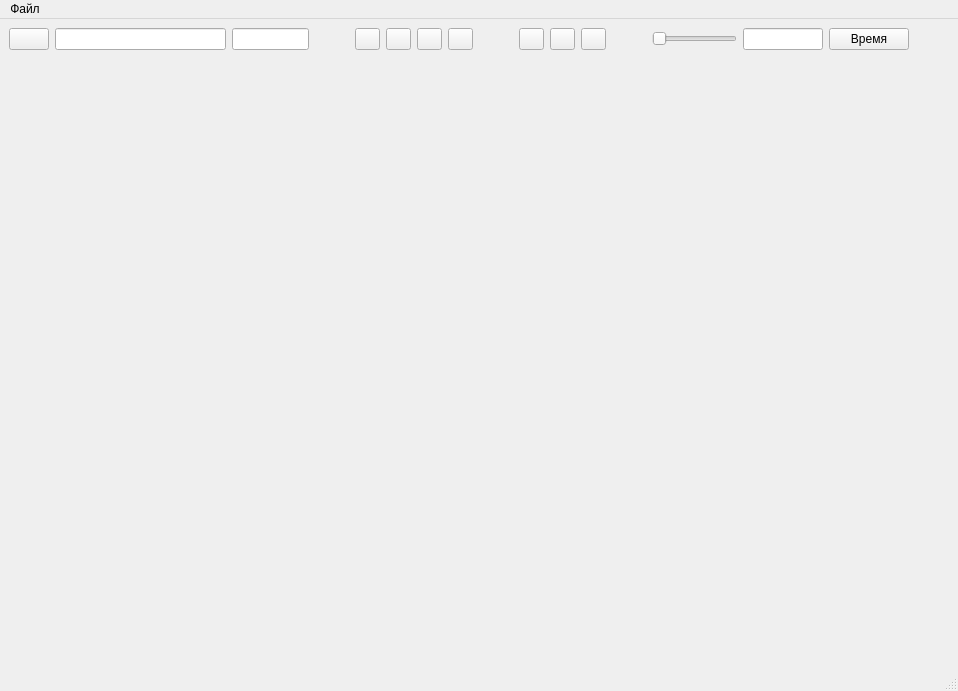
<?xml version="1.0" encoding="UTF-8"?>
<ui version="4.0">
 <class>QTrends</class>
 <widget class="QMainWindow" name="QTrends">
  <property name="geometry">
   <rect>
    <x>0</x>
    <y>0</y>
    <width>958</width>
    <height>691</height>
   </rect>
  </property>
  <property name="windowTitle">
   <string>MainWindow</string>
  </property>
  <widget class="QWidget" name="centralwidget">
   <layout class="QVBoxLayout" name="verticalLayout_2">
    <item>
     <layout class="QVBoxLayout" name="verticalLayout">
      <item>
       <layout class="QHBoxLayout" name="horizontalLayout_2">
        <item>
         <layout class="QHBoxLayout" name="horizontalLayout">
          <item>
           <widget class="QPushButton" name="ShowVars">
            <property name="text">
             <string/>
            </property>
            <property name="icon">
             <iconset resource="../Icons.qrc">
              <normaloff>:/List.png</normaloff>:/List.png</iconset>
            </property>
           </widget>
          </item>
          <item>
           <widget class="QLineEdit" name="SelVar">
            <property name="sizePolicy">
             <sizepolicy hsizetype="Expanding" vsizetype="Fixed">
              <horstretch>200</horstretch>
              <verstretch>0</verstretch>
             </sizepolicy>
            </property>
            <property name="alignment">
             <set>Qt::AlignmentFlag::AlignRight|Qt::AlignmentFlag::AlignTrailing|Qt::AlignmentFlag::AlignVCenter</set>
            </property>
           </widget>
          </item>
          <item>
           <widget class="QLineEdit" name="SelValue">
            <property name="sizePolicy">
             <sizepolicy hsizetype="Expanding" vsizetype="Fixed">
              <horstretch>90</horstretch>
              <verstretch>0</verstretch>
             </sizepolicy>
            </property>
           </widget>
          </item>
          <item>
           <spacer name="horizontalSpacer">
            <property name="orientation">
             <enum>Qt::Orientation::Horizontal</enum>
            </property>
            <property name="sizeHint" stdset="0">
             <size>
              <width>40</width>
              <height>20</height>
             </size>
            </property>
           </spacer>
          </item>
          <item>
           <widget class="QPushButton" name="Back">
            <property name="sizePolicy">
             <sizepolicy hsizetype="Fixed" vsizetype="Fixed">
              <horstretch>0</horstretch>
              <verstretch>0</verstretch>
             </sizepolicy>
            </property>
            <property name="maximumSize">
             <size>
              <width>25</width>
              <height>16777215</height>
             </size>
            </property>
            <property name="text">
             <string/>
            </property>
            <property name="icon">
             <iconset resource="../Icons.qrc">
              <normaloff>:/icons8-перемотка-назад-30.png</normaloff>:/icons8-перемотка-назад-30.png</iconset>
            </property>
           </widget>
          </item>
          <item>
           <widget class="QPushButton" name="Forvard">
            <property name="sizePolicy">
             <sizepolicy hsizetype="Fixed" vsizetype="Fixed">
              <horstretch>0</horstretch>
              <verstretch>0</verstretch>
             </sizepolicy>
            </property>
            <property name="maximumSize">
             <size>
              <width>25</width>
              <height>16777215</height>
             </size>
            </property>
            <property name="text">
             <string/>
            </property>
            <property name="icon">
             <iconset resource="../Icons.qrc">
              <normaloff>:/icons8-fast-forward-30.png</normaloff>:/icons8-fast-forward-30.png</iconset>
            </property>
           </widget>
          </item>
          <item>
           <widget class="QPushButton" name="Pause">
            <property name="sizePolicy">
             <sizepolicy hsizetype="Fixed" vsizetype="Fixed">
              <horstretch>0</horstretch>
              <verstretch>0</verstretch>
             </sizepolicy>
            </property>
            <property name="maximumSize">
             <size>
              <width>25</width>
              <height>16777215</height>
             </size>
            </property>
            <property name="text">
             <string/>
            </property>
            <property name="icon">
             <iconset resource="../Icons.qrc">
              <normaloff>:/pause_24.png</normaloff>:/pause_24.png</iconset>
            </property>
           </widget>
          </item>
          <item>
           <widget class="QPushButton" name="Continue">
            <property name="sizePolicy">
             <sizepolicy hsizetype="Fixed" vsizetype="Fixed">
              <horstretch>0</horstretch>
              <verstretch>0</verstretch>
             </sizepolicy>
            </property>
            <property name="maximumSize">
             <size>
              <width>25</width>
              <height>16777215</height>
             </size>
            </property>
            <property name="text">
             <string/>
            </property>
            <property name="icon">
             <iconset resource="../Icons.qrc">
              <normaloff>:/icons8-продолжить-воспроизведение-50.png</normaloff>:/icons8-продолжить-воспроизведение-50.png</iconset>
            </property>
           </widget>
          </item>
          <item>
           <spacer name="horizontalSpacer_2">
            <property name="orientation">
             <enum>Qt::Orientation::Horizontal</enum>
            </property>
            <property name="sizeHint" stdset="0">
             <size>
              <width>40</width>
              <height>20</height>
             </size>
            </property>
           </spacer>
          </item>
          <item>
           <widget class="QPushButton" name="Up">
            <property name="sizePolicy">
             <sizepolicy hsizetype="Fixed" vsizetype="Fixed">
              <horstretch>0</horstretch>
              <verstretch>0</verstretch>
             </sizepolicy>
            </property>
            <property name="maximumSize">
             <size>
              <width>25</width>
              <height>16777215</height>
             </size>
            </property>
            <property name="text">
             <string/>
            </property>
            <property name="icon">
             <iconset resource="../Icons.qrc">
              <normaloff>:/Up.png</normaloff>:/Up.png</iconset>
            </property>
           </widget>
          </item>
          <item>
           <widget class="QPushButton" name="Down">
            <property name="sizePolicy">
             <sizepolicy hsizetype="Fixed" vsizetype="Fixed">
              <horstretch>0</horstretch>
              <verstretch>0</verstretch>
             </sizepolicy>
            </property>
            <property name="maximumSize">
             <size>
              <width>25</width>
              <height>16777215</height>
             </size>
            </property>
            <property name="text">
             <string/>
            </property>
            <property name="icon">
             <iconset resource="../Icons.qrc">
              <normaloff>:/Down.png</normaloff>:/Down.png</iconset>
            </property>
           </widget>
          </item>
          <item>
           <widget class="QPushButton" name="Align">
            <property name="sizePolicy">
             <sizepolicy hsizetype="Fixed" vsizetype="Fixed">
              <horstretch>0</horstretch>
              <verstretch>0</verstretch>
             </sizepolicy>
            </property>
            <property name="maximumSize">
             <size>
              <width>25</width>
              <height>16777215</height>
             </size>
            </property>
            <property name="text">
             <string/>
            </property>
            <property name="icon">
             <iconset resource="../Icons.qrc">
              <normaloff>:/Align.png</normaloff>:/Align.png</iconset>
            </property>
           </widget>
          </item>
          <item>
           <spacer name="horizontalSpacer_3">
            <property name="orientation">
             <enum>Qt::Orientation::Horizontal</enum>
            </property>
            <property name="sizeHint" stdset="0">
             <size>
              <width>40</width>
              <height>20</height>
             </size>
            </property>
           </spacer>
          </item>
          <item>
           <widget class="QSlider" name="ScaleT">
            <property name="sizePolicy">
             <sizepolicy hsizetype="Expanding" vsizetype="Fixed">
              <horstretch>100</horstretch>
              <verstretch>10</verstretch>
             </sizepolicy>
            </property>
            <property name="maximumSize">
             <size>
              <width>200</width>
              <height>16777215</height>
             </size>
            </property>
            <property name="orientation">
             <enum>Qt::Orientation::Horizontal</enum>
            </property>
           </widget>
          </item>
          <item>
           <widget class="QLineEdit" name="step">
            <property name="sizePolicy">
             <sizepolicy hsizetype="Expanding" vsizetype="Fixed">
              <horstretch>10</horstretch>
              <verstretch>0</verstretch>
             </sizepolicy>
            </property>
            <property name="minimumSize">
             <size>
              <width>80</width>
              <height>0</height>
             </size>
            </property>
            <property name="maximumSize">
             <size>
              <width>60</width>
              <height>16777215</height>
             </size>
            </property>
            <property name="alignment">
             <set>Qt::AlignmentFlag::AlignRight|Qt::AlignmentFlag::AlignTrailing|Qt::AlignmentFlag::AlignVCenter</set>
            </property>
            <property name="readOnly">
             <bool>true</bool>
            </property>
           </widget>
          </item>
          <item>
           <widget class="QPushButton" name="TimeStep">
            <property name="maximumSize">
             <size>
              <width>90</width>
              <height>16777215</height>
             </size>
            </property>
            <property name="baseSize">
             <size>
              <width>100</width>
              <height>0</height>
             </size>
            </property>
            <property name="text">
             <string>Время</string>
            </property>
           </widget>
          </item>
          <item>
           <spacer name="horizontalSpacer_4">
            <property name="orientation">
             <enum>Qt::Orientation::Horizontal</enum>
            </property>
            <property name="sizeHint" stdset="0">
             <size>
              <width>40</width>
              <height>20</height>
             </size>
            </property>
           </spacer>
          </item>
         </layout>
        </item>
       </layout>
      </item>
      <item>
       <widget class="ShowTrends" name="Wnd" native="true">
        <property name="sizePolicy">
         <sizepolicy hsizetype="Preferred" vsizetype="Preferred">
          <horstretch>0</horstretch>
          <verstretch>90</verstretch>
         </sizepolicy>
        </property>
       </widget>
      </item>
     </layout>
    </item>
   </layout>
  </widget>
  <widget class="QMenuBar" name="menubar">
   <property name="geometry">
    <rect>
     <x>0</x>
     <y>0</y>
     <width>958</width>
     <height>22</height>
    </rect>
   </property>
   <widget class="QMenu" name="menu">
    <property name="title">
     <string>Файл</string>
    </property>
    <addaction name="action"/>
    <addaction name="action_2"/>
   </widget>
   <addaction name="menu"/>
  </widget>
  <widget class="QStatusBar" name="statusbar"/>
  <action name="action">
   <property name="text">
    <string>Открыть</string>
   </property>
  </action>
  <action name="action_2">
   <property name="text">
    <string>Закрыть</string>
   </property>
  </action>
 </widget>
 <customwidgets>
  <customwidget>
   <class>ShowTrends</class>
   <extends>QWidget</extends>
   <header>Trends/showtrends.h</header>
   <container>1</container>
  </customwidget>
 </customwidgets>
 <resources>
  <include location="../Icons.qrc"/>
 </resources>
 <connections/>
</ui>
